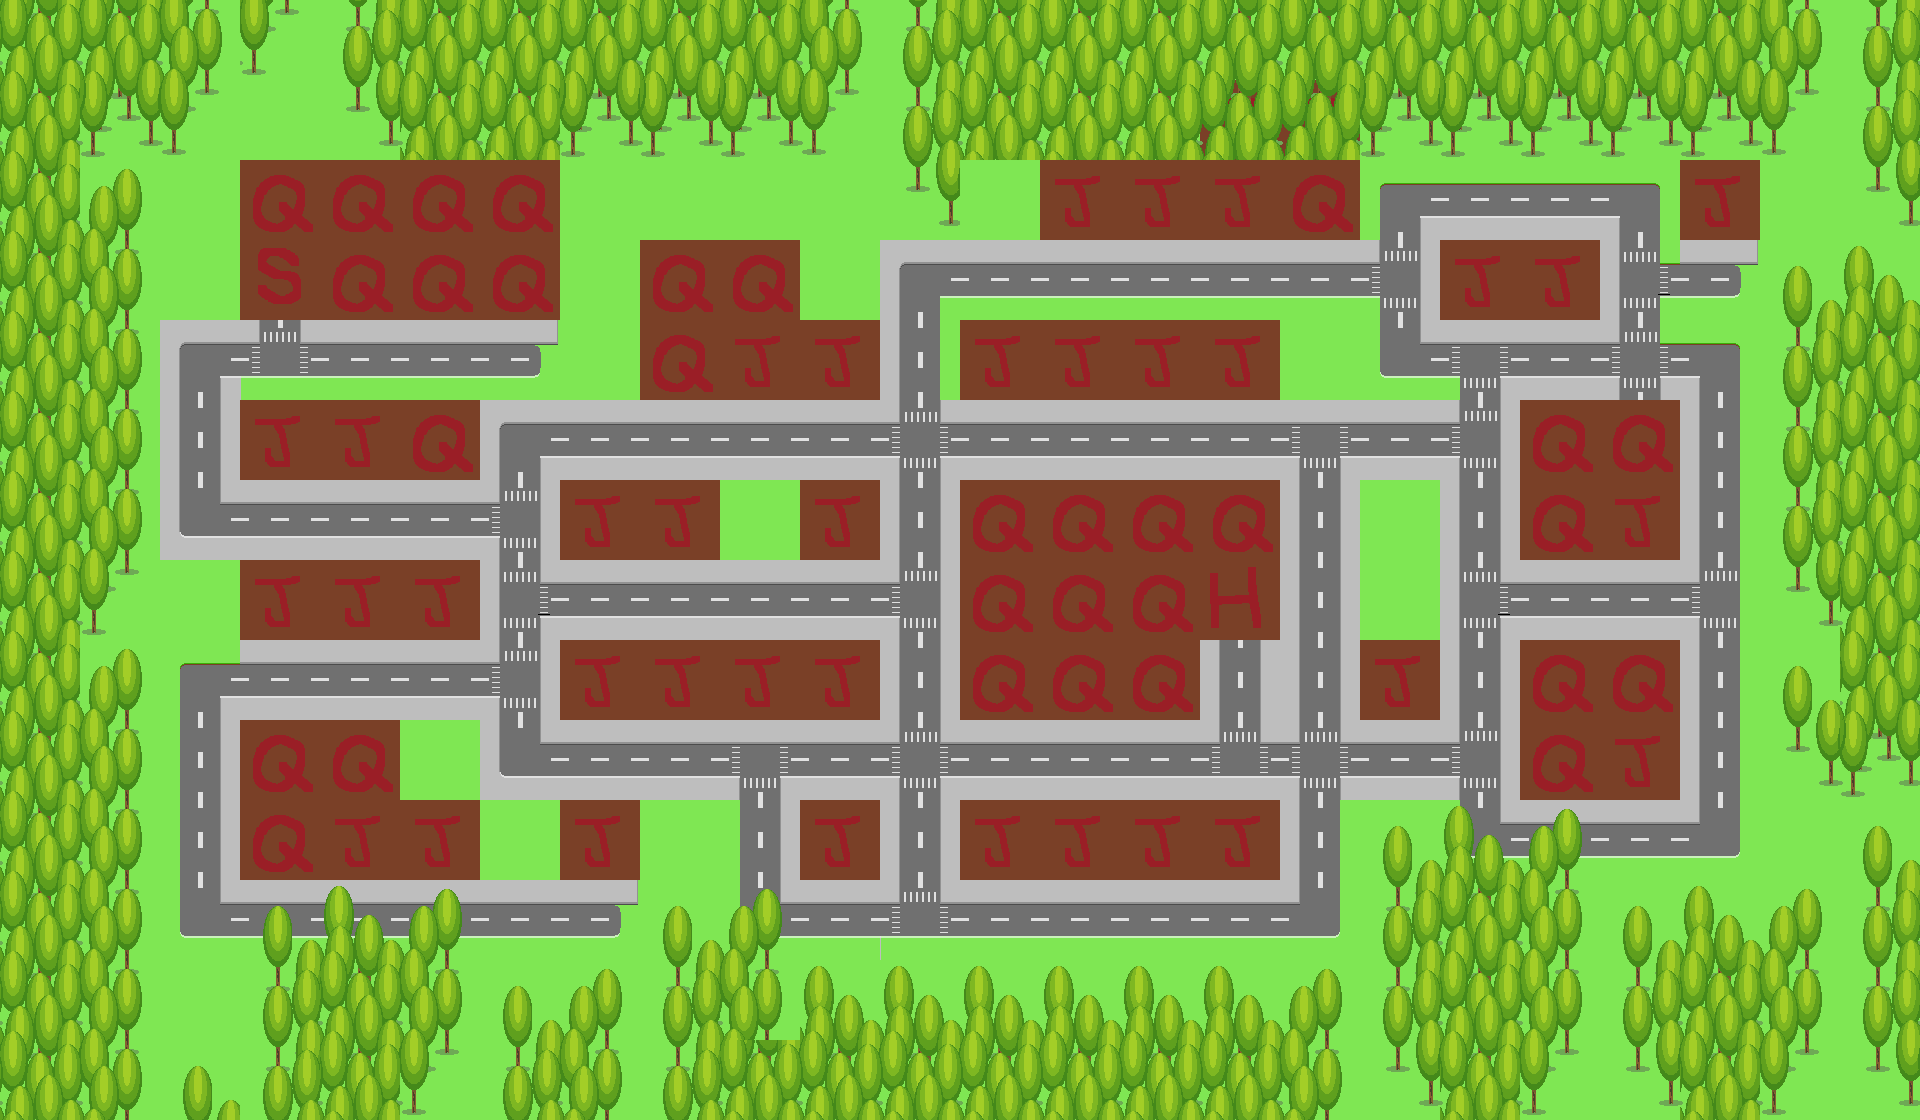

The image is a tile-based game level rendered from a .tmx file. Its description and complete source (layers, tilesets, objects, tile grids) follow:
An orthogonal 24x14 tile map with 80x80 px tiles, 2 tile layers (data, environment), 3 tilesets and 39 objects (truckSpawn).

<map version="1.2" tiledversion="1.3.2" orientation="orthogonal" renderorder="right-up" compressionlevel="0" width="24" height="14" tilewidth="80" tileheight="80" infinite="0" nextlayerid="5" nextobjectid="74">
 <tileset firstgid="1" source="../Art/Tilesets/roadsTiles.tsx" />
 <tileset firstgid="73" source="buildings.tsx" />
 <tileset firstgid="85" source="environment.tsx" />
 <layer id="1" name="data" width="24" height="14">
  <data encoding="csv">
24,24,24,24,24,24,24,24,24,24,24,24,24,24,24,24,24,24,24,24,24,24,24,24,
24,24,24,24,24,24,24,24,24,24,24,24,24,24,24,68,68,24,24,24,24,24,24,24,
24,24,24,68,68,68,68,24,24,24,24,24,24,20,20,20,68,25,60,60,27,20,24,24,
24,24,24,66,68,68,68,24,68,68,24,28,62,62,62,62,62,64,20,20,36,63,24,24,
24,24,1,42,62,62,63,24,68,20,20,61,20,20,20,20,24,41,65,4,55,27,24,24,
24,24,12,20,20,68,1,4,4,4,4,10,4,4,4,4,2,4,11,68,68,61,24,24,
24,24,17,4,4,4,11,20,20,24,20,12,68,68,68,68,12,24,12,68,20,61,24,24,
24,24,24,20,20,20,9,4,4,4,4,11,68,68,68,67,12,24,9,4,4,35,24,24,
24,24,25,4,4,4,11,20,20,20,20,12,68,68,68,12,12,20,12,68,68,61,24,24,
24,24,59,68,68,24,17,4,4,2,4,10,4,4,4,18,10,4,11,68,20,61,24,24,
24,24,59,68,20,20,24,20,24,59,20,12,20,20,20,20,61,24,41,62,62,43,24,24,
24,24,41,62,62,62,62,63,24,41,62,42,62,62,62,62,43,24,24,24,24,24,24,24,
24,24,24,24,24,24,24,24,24,24,24,24,24,24,24,24,24,24,24,24,24,24,24,24,
24,24,24,24,24,24,24,24,24,24,24,24,24,24,24,24,24,24,24,24,24,24,24,24
</data>
 </layer>
 <layer id="4" name="environment" width="24" height="14">
  <data encoding="csv">
89,89,90,93,88,89,89,89,89,89,90,88,89,89,89,89,89,89,89,89,89,89,90,88,
89,92,93,0,91,89,89,92,92,92,93,88,89,89,89,89,89,92,92,92,92,92,93,88,
89,87,0,0,0,0,0,0,0,0,0,91,0,0,0,0,0,0,0,0,0,0,0,91,
89,90,0,0,0,0,0,0,0,0,0,0,0,0,0,0,0,0,0,0,0,0,85,86,
89,90,0,0,0,0,0,0,0,0,0,0,0,0,0,0,0,0,0,0,0,0,88,89,
89,90,0,0,0,0,0,0,0,0,0,0,0,0,0,0,0,0,0,0,0,0,88,89,
89,90,0,0,0,0,0,0,0,0,0,0,0,0,0,0,0,0,0,0,0,0,88,89,
89,93,0,0,0,0,0,0,0,0,0,0,0,0,0,0,0,0,0,0,0,0,91,89,
89,87,0,0,0,0,0,0,0,0,0,0,0,0,0,0,0,0,0,0,0,0,85,89,
89,90,0,0,0,0,0,0,0,0,0,0,0,0,0,0,0,0,0,0,0,0,91,92,
89,90,0,0,0,0,0,0,0,0,0,0,0,0,0,0,0,85,86,87,0,0,0,85,
89,90,0,85,86,87,0,0,85,87,0,0,0,0,0,0,0,88,89,90,85,86,87,88,
89,90,0,88,89,90,85,87,88,90,86,86,86,86,86,86,87,88,89,90,88,89,90,88,
89,90,85,88,89,93,88,90,88,89,89,89,89,89,89,89,90,91,89,93,91,89,93,91
</data>
 </layer>
 <objectgroup id="2" name="buildings">
  <object id="1" gid="76" x="960" y="720" width="320" height="320" />
  <object id="3" gid="73" x="800" y="560" width="80" height="160" />
  <object id="5" gid="73" x="1520" y="320" width="80" height="160" />
  <object id="6" gid="74" x="1680" y="240" width="80" height="160" />
  <object id="7" gid="75" x="1520" y="560" width="160" height="240" />
  <object id="12" gid="79" x="240" y="640" width="80" height="160" />
  <object id="14" gid="79" x="400" y="640" width="80" height="160" />
  <object id="15" gid="79" x="240" y="480" width="80" height="160" />
  <object id="18" gid="75" x="640" y="400" width="160" height="240" />
  <object id="19" gid="74" x="800" y="400" width="80" height="160" />
  <object id="20" gid="74" x="560" y="400" width="80" height="160" />
  <object id="25" gid="79" x="800" y="720" width="80" height="160" />
  <object id="28" gid="79" x="560" y="880" width="80" height="160" />
  <object id="29" gid="74" x="800" y="880" width="80" height="160" />
  <object id="30" gid="74" x="1360" y="720" width="80" height="160" />
  <object id="32" gid="75" x="1200" y="240" width="160" height="240" />
  <object id="37" gid="74" x="960" y="880" width="80" height="160" />
  <object id="38" gid="74" x="1040" y="880" width="80" height="160" />
  <object id="39" gid="74" x="1200" y="880" width="80" height="160" />
  <object id="42" gid="73" x="560" y="560" width="80" height="160" />
  <object id="43" gid="73" x="1120" y="240" width="80" height="160" />
  <object id="46" gid="79" x="720" y="720" width="80" height="160" />
  <object id="47" gid="79" x="640" y="720" width="80" height="160" />
  <object id="48" gid="79" x="560" y="720" width="80" height="160" />
  <object id="50" gid="81" x="960" y="240" width="160" height="240" />
  <object id="52" gid="83" x="1440" y="320" width="80" height="160" />
  <object id="53" gid="83" x="1120" y="880" width="80" height="160" />
  <object id="54" gid="83" x="640" y="560" width="80" height="160" />
  <object id="57" gid="84" x="240" y="320" width="320" height="240" />
  <object id="58" gid="81" x="320" y="480" width="160" height="240" />
  <object id="59" gid="81" x="240" y="880" width="160" height="240" />
  <object id="65" gid="80" x="1200" y="400" width="80" height="115" />
  <object id="66" gid="80" x="1120" y="400" width="80" height="115" />
  <object id="67" gid="80" x="1040" y="400" width="80" height="115" />
  <object id="68" gid="80" x="960" y="400" width="80" height="115" />
  <object id="69" gid="80" x="320" y="640" width="80" height="115" />
  <object id="70" gid="80" x="400" y="880" width="80" height="115" />
  <object id="73" gid="81" x="1520" y="800" width="160" height="240" />
 </objectgroup>
 <objectgroup id="3" name="poi">
  <object id="55" name="truckSpawn" x="1240.63" y="679.226">
   <point />
  </object>
 </objectgroup>
</map>
